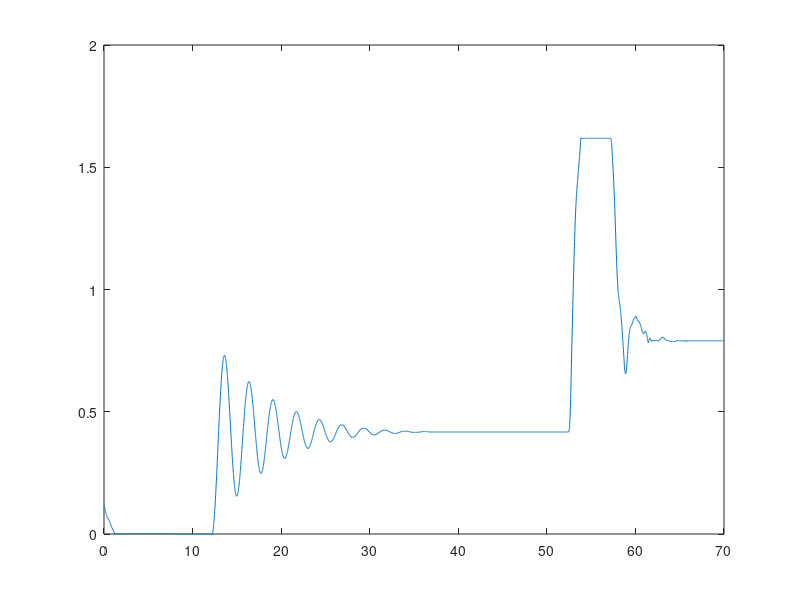

Write the MATLAB code that produced this figure.
% Used model: TRAS_wzorzec.slx

% 1 Swing the pendulum freely
% 2 calculate coefficients etc...

%% Position reference
% 1. Crude measurements of neutral position with our mobile devices
%   - Freely hanging 67 degrees
%   - Locked with a block 89 degrees
%   - That means that the neutral positon is 22 deg apart from the locked
%   position
%   - Skrajna pitch w dol position 42 degrees
%   - Skrajna pitch w gore position 136 degrees
% 2. Encoder reference measurement
%   1. zero the encoder in skrajna position
%   2. let it stabilise, obtain the angle
%   3. obtain angle from locked leveled pos
clear
load("00_raw_measurement_pendulum.mat");
angle = ScopeAngle.signals(2).values;
time = ScopeAngle.time;
plot(time(1:end), angle(1:end))

angle_skrajna_pitch_dol = mean(angle(200:1200))
angle_skrajna_pitch_gora = mean(angle(5400:5700))
angle_leveled = mean(angle(6500:6900))
angle_balanced = mean(angle(4000:5000))

% Rownowaga dla 28 gram
